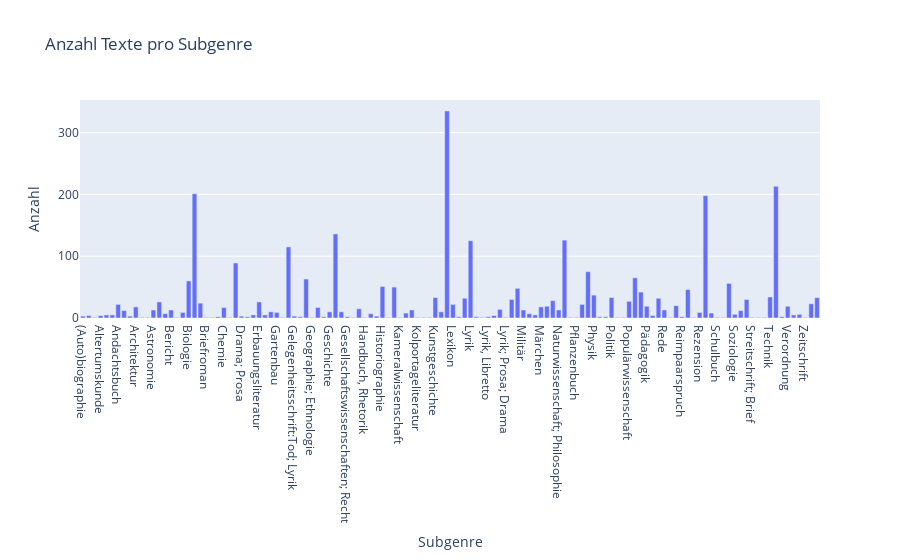

The notebook cell saved with this chart:
### Markdown cell above
***Subgenre***

### Code cell
import sqlite3
import pandas as pd
import plotly.graph_objects as go

con = sqlite3.connect("Datenbank.db")
abfrage = """SELECT subklasse FROM my_data"""

df = pd.read_sql_query(abfrage, con)

con.close()

class_count = df.groupby("subklasse").size().reset_index(name="count")

fig = go.Figure(data=[go.Bar(name="Texte pro Subgenre", x=class_count["subklasse"], y=class_count["count"])])

fig.update_layout(
    title="Anzahl Texte pro Subgenre",
    xaxis_title="Subgenre",
    yaxis_title="Anzahl",
    hovermode="x"
)

fig.show()

### Figure 1 — Plotly figure (JSON) as saved in the notebook; plotly's stock layout.template omitted (floating-point values rounded to 4 significant figures)
{"data": [{"name": "Texte pro Subgenre", "type": "bar", "x": ["(Auto)biographie", "Alchemie", "Alchemie, Medizin", "Altertumskunde", "Amtsdruckschrift", "Anatomie", "Andachtsbuch", "Anstandsliteratur", "Anthropologie", "Architektur", "Archäologie", "Astrologie", "Astronomie", "Autobiographie", "Bergbau", "Bericht", "Bibelübersetzung", "Biographie", "Biologie", "Brief", "Briefe", "Briefroman", "Briefsteller", "Buchwesen", "Chemie", "Dialog", "Drama", "Drama; Prosa", "Epik", "Epos", "Erbauungsliteratur", "Ethnologie", "Flugschrift", "Gartenbau", "Gelegenheitsschrift:Fest", "Gelegenheitsschrift:Tod", "Gelegenheitsschrift:Tod; Lyrik", "Gelegenheitsschrift:Vertrag", "Geographie", "Geographie; Ethnologie", "Geologie", "Geowissenschaften", "Geschichte", "Gesellschaft", "Gesellschaftswissenschaften", "Gesellschaftswissenschaften; Recht", "Glasherstellung", "Handbuch", "Handbuch, Rhetorik", "Hausväterliteratur", "Heldenepik", "Historiographie", "Historiographie; Recht", "Jura", "Kameralwissenschaft", "Kinderliteratur", "Kochbuch", "Kolportageliteratur", "Kriminalistik", "Kunst", "Kunstgeschichte", "Landwirtschaft", "Leichenpredigt", "Lexikon", "Lied", "Literaturwissenschaft", "Lyrik", "Lyrik, Drama", "Lyrik, Epigramm", "Lyrik, Libretto", "Lyrik; Drama; Prosa", "Lyrik; Prosa", "Lyrik; Prosa; Drama", "Mathematik", "Medizin", "Militär", "Musik", "Musikwissenschaft", "Märchen", "Naturgeschichte", "Naturwissenschaft", "Naturwissenschaft; Philosophie", "Novelle", "Ordensliteratur:Jesuiten", "Pflanzenbuch", "Philologie", "Philosophie", "Physik", "Physiologie", "Poetik", "Politik", "Politik, Anstandsliteratur", "Politik, Ökonomie", "Populärwissenschaft", "Prosa", "Psychologie", "Pädagogik", "Rechnungsbuch", "Recht", "Rede", "Reformschrift", "Regionalgeschichte", "Reimpaarspruch", "Reiseliteratur", "Religiöse Reimpaarerzählung", "Rezension", "Roman", "Satire", "Schulbuch", "Schäferdichtung", "Sonstiges", "Soziologie", "Sport", "Sprachwissenschaft", "Streitschrift; Brief", "Städtelob", "Tagebuch", "Technik", "Theologie", "Tierheilkunde", "Verordnung", "Verslehre", "Wörterbuch", "Zeitschrift", "Zoologie", "Ökonomie"], "y": [3, 4, 1, 4, 5, 5, 22, 12, 3, 18, 1, 1, 13, 26, 7, 13, 1, 9, 60, 201, 24, 1, 1, 2, 17, 1, 89, 3, 2, 5, 26, 5, 10, 9, 1, 115, 3, 2, 63, 1, 17, 2, 10, 136, 10, 2, 1, 15, 1, 7, 3, 51, 1, 50, 1, 8, 13, 1, 1, 1, 33, 10, 335, 22, 2, 32, 125, 2, 1, 2, 4, 14, 1, 30, 48, 13, 7, 5, 18, 19, 28, 13, 126, 1, 1, 22, 75, 37, 2, 2, 33, 1, 1, 27, 65, 42, 19, 4, 32, 13, 1, 20, 2, 46, 1, 9, 198, 8, 1, 1, 56, 6, 12, 30, 1, 1, 1, 34, 213, 2, 19, 5, 6, 1, 23, 33]}], "layout": {"hovermode": "x", "title": {"text": "Anzahl Texte pro Subgenre"}, "xaxis": {"title": {"text": "Subgenre"}}, "yaxis": {"title": {"text": "Anzahl"}}}}
